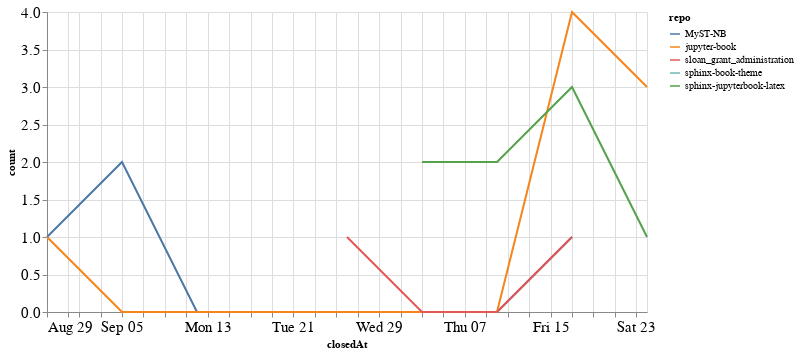

Write notebook code for a chart like this one.
### Code cell
closed_by_time = closed_by.groupby('repo').resample('W', on='closedAt').count()['author'].reset_index()
closed_by_time = closed_by_time.rename(columns={'author': 'count'})

alt.Chart(closed_by_time, width=600).mark_line().encode(
    x='closedAt',
    y='count',
    color='repo',
    tooltip="repo"
)

### Figure 1 — Vega-Lite specification as saved in the notebook (floating-point values rounded to 4 significant figures)
{"config": {"axisLeft": {"labelFontSize": 15}, "axisBottom": {"labelFontSize": 15}}, "data": {"name": "data-7b575edc76f27df50cf9a4ae14be18d9"}, "mark": "line", "encoding": {"color": {"type": "nominal", "field": "repo"}, "tooltip": {"type": "nominal", "field": "repo"}, "x": {"type": "temporal", "field": "closedAt"}, "y": {"type": "quantitative", "field": "count"}}, "width": 600, "$schema": "https://vega.github.io/schema/vega-lite/v4.8.1.json", "datasets": {"data-7b575edc76f27df50cf9a4ae14be18d9": [{"repo": "MyST-NB", "closedAt": "2021-08-29T00:00:00", "count": 1}, {"repo": "MyST-NB", "closedAt": "2021-09-05T00:00:00", "count": 2}, {"repo": "MyST-NB", "closedAt": "2021-09-12T00:00:00", "count": 0}, {"repo": "MyST-NB", "closedAt": "2021-09-19T00:00:00", "count": 0}, {"repo": "MyST-NB", "closedAt": "2021-09-26T00:00:00", "count": 0}, {"repo": "MyST-NB", "closedAt": "2021-10-03T00:00:00", "count": 0}, {"repo": "MyST-NB", "closedAt": "2021-10-10T00:00:00", "count": 0}, {"repo": "MyST-NB", "closedAt": "2021-10-17T00:00:00", "count": 1}, {"repo": "jupyter-book", "closedAt": "2021-08-29T00:00:00", "count": 1}, {"repo": "jupyter-book", "closedAt": "2021-09-05T00:00:00", "count": 0}, {"repo": "jupyter-book", "closedAt": "2021-09-12T00:00:00", "count": 0}, {"repo": "jupyter-book", "closedAt": "2021-09-19T00:00:00", "count": 0}, {"repo": "jupyter-book", "closedAt": "2021-09-26T00:00:00", "count": 0}, {"repo": "jupyter-book", "closedAt": "2021-10-03T00:00:00", "count": 0}, {"repo": "jupyter-book", "closedAt": "2021-10-10T00:00:00", "count": 0}, {"repo": "jupyter-book", "closedAt": "2021-10-17T00:00:00", "count": 4}, {"repo": "jupyter-book", "closedAt": "2021-10-24T00:00:00", "count": 3}, {"repo": "sloan_grant_administration", "closedAt": "2021-09-26T00:00:00", "count": 1}, {"repo": "sloan_grant_administration", "closedAt": "2021-10-03T00:00:00", "count": 0}, {"repo": "sloan_grant_administration", "closedAt": "2021-10-10T00:00:00", "count": 0}, {"repo": "sloan_grant_administration", "closedAt": "2021-10-17T00:00:00", "count": 1}, {"repo": "sphinx-book-theme", "closedAt": "2021-09-26T00:00:00", "count": 1}, {"repo": "sphinx-jupyterbook-latex", "closedAt": "2021-10-03T00:00:00", "count": 2}, {"repo": "sphinx-jupyterbook-latex", "closedAt": "2021-10-10T00:00:00", "count": 2}, {"repo": "sphinx-jupyterbook-latex", "closedAt": "2021-10-17T00:00:00", "count": 3}, {"repo": "sphinx-jupyterbook-latex", "closedAt": "2021-10-24T00:00:00", "count": 1}]}}
